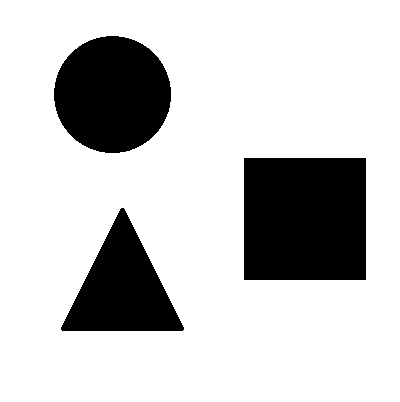
//> input picture issue_29/img.png, 400 x 402 px
$ ./main   (built with g++ and OpenCV 4)
//> lines starting //> are read from the running program, lines starting //| are printed output that depends on the picture; after the words box and inside, x2 and y2 are one past the last pixel; in counts of white or black regions, pixels touching at a corner belong together
#include <opencv2/imgproc.hpp>
#include <opencv2/imgcodecs.hpp>
#include <opencv2/highgui.hpp>
#include <stdlib.h>
#include <stdio.h>
#include <iostream>

using namespace cv;
using namespace std;

int main(){

    Mat src = imread("../img.png");
//> src is the input picture: 402 rows x 400 cols, CV_8UC3; 79.1% white; 3 black regions, box (x1, y1, x2, y2) and area: (244, 158, 366, 280) 14884, (54, 36, 171, 153) 10732, (61, 208, 184, 331) 7927
    if(!src.data){
        cout<<"Image not found"<<endl;
        exit(0);
    }
    Mat img_gray;

    cvtColor(src,img_gray, CV_RGB2GRAY);

    GaussianBlur(img_gray, img_gray, Size(7, 7), 2, 2 );
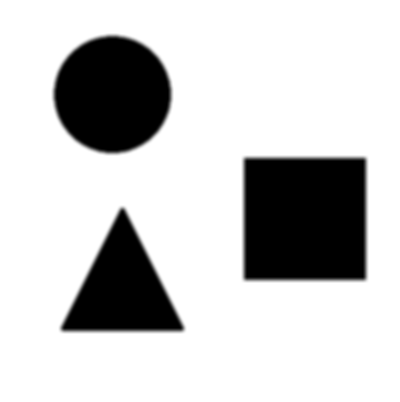
//> img_gray: 402 rows x 400 cols, CV_8UC1; min 0, max 255, mean 201.8

        vector <Vec3f> circles;
        HoughCircles (img_gray, circles, CV_HOUGH_GRADIENT, 1, img_gray.rows/8, 200, 100, 0, 0.);
//> circles = 1 circle (x, y, radius): [112.5, 93.5, 58.1]

        for(int i=0; i<circles.size(); i++){
            Point center(cvRound(circles[i][0]), cvRound(circles[i][1]));

            int radius = cvRound(circles[i][2]);

            circle( src, center, 3, Scalar(0,255,0), -1, 8, 0 );

            circle( src, center, radius, Scalar(0,255,0), 3, 8, 0 );
        }
//> this loop made 1 pass
//> (center, radius) on pass 1: (Point(112, 94), 58)
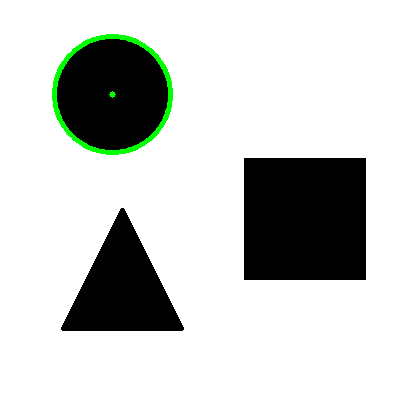
//> src: 402 rows x 400 cols, CV_8UC3; 1.12% of pixels changed, all inside (x1, y1, x2, y2) = (52, 34, 173, 155)

    namedWindow("Hough Transform",CV_WINDOW_NORMAL);
    imshow("Hough Transform",src);
    waitKey(0);
    destroyAllWindows();

    imwrite("../Results/Hough_Transform.jpg",src);

    return 0;

}
